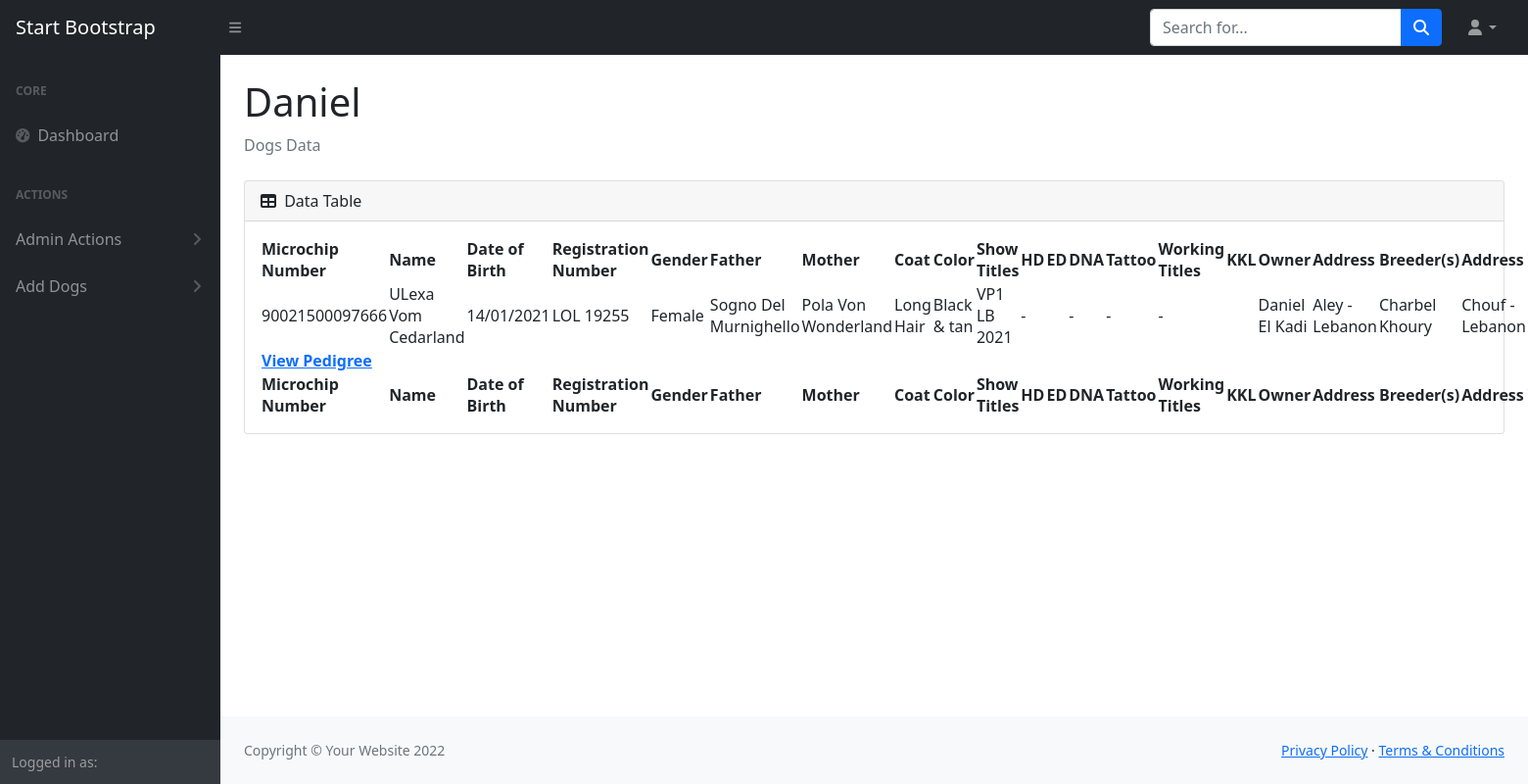
The page /view.php?fromPage=home&id=17 on the database its author committed.
### tables this page shows
CREATE TABLE `dogs` (
  `id` int(250) NOT NULL,
  `mn` varchar(250) NOT NULL,
  `dn` varchar(250) NOT NULL,
  `dob` varchar(250) NOT NULL,
  `drn` varchar(250) NOT NULL,
  `drn Others` varchar(250) NOT NULL,
  `dg` varchar(30) NOT NULL,
  `df` varchar(250) NOT NULL,
  `dm` varchar(250) NOT NULL,
  `dc` varchar(250) NOT NULL,
  `hc` varchar(250) NOT NULL,
  `st` varchar(250) NOT NULL,
  `hd` varchar(250) NOT NULL,
  `ed` varchar(250) NOT NULL,
  `dna` varchar(250) NOT NULL,
  `tat` varchar(250) NOT NULL,
  `wt` varchar(250) NOT NULL,
  `kkl` varchar(250) NOT NULL,
  `owner` varchar(250) NOT NULL,
  `oadd` varchar(250) NOT NULL,
  `badd` varchar(250) NOT NULL,
  `db` varchar(250) NOT NULL,
  `dp` varchar(250) NOT NULL,
  `addedby` varchar(250) NOT NULL
);

### include/connection.php (called while the page is built, shortened)
<?php
function exec_query($db,$query)
{
$con = mysqli_connect("localhost", "root", "","scbaupdated");
mysqli_query($con,"SET collation_connection = utf8_general_ci");
mysqli_set_charset($con,"utf8");
$r= mysqli_query($con,$query);
return $r;
}
?>

### view.php (the view, shortened to what this page needs)
<?php
include_once('head.php');
include_once('head2.php');
?>
        <div id="layoutSidenav">
            <div id="layoutSidenav_nav">
                <nav class="sb-sidenav accordion sb-sidenav-dark" id="sidenavAccordion">
                    <div class="sb-sidenav-menu">
                        <div class="nav">
                            <div class="sb-sidenav-menu-heading">Core</div>
                            <a class="nav-link" href="main.php">
                                <div class="sb-nav-link-icon"><i class="fas fa-tachometer-alt"></i></div>
                                Dashboard
                            </a>
                            <div class="sb-sidenav-menu-heading">Actions</div>
                            <a class="nav-link collapsed" href="#" data-bs-toggle="collapse" data-bs-target="#pagesCollapseAuth" aria-expanded="false" aria-controls="pagesCollapseAuth">
                                Admin Actions
                                <div class="sb-sidenav-collapse-arrow"><i class="fas fa-angle-down"></i></div>
                            </a>
                            <a class="nav-link collapsed" href="#" data-bs-toggle="collapse" data-bs-target="#pagesCollapseError" aria-expanded="false" aria-controls="pagesCollapseError">
                                Add Dogs
                                <div class="sb-sidenav-collapse-arrow"><i class="fas fa-angle-down"></i></div>
                            </a>
                        </div>
                    </div>
                    <div class="sb-sidenav-footer">
                        <div class="small">Logged in as:</div>
                    </div>
                </nav>
            </div>
            <div id="layoutSidenav_content">
                <main>
                    <div class="container-fluid px-4">
                        <h1 class="mt-4">Daniel</h1>
                        <ol class="breadcrumb mb-4">
                            <li class="breadcrumb-item active">Dogs Data</li>
                        </ol>
                        <div class="card mb-4">
                            <div class="card-header">
                                <i class="fas fa-table me-1"></i>
                                Data Table
                            </div>
                            <div class="card-body">
                                <table id="datatablesSimple">
                                    <thead>
                                        <tr>
                                            <th>Microchip Number</th>
											<th>Name</th>
											<th>Date of Birth</th>
											<th>Registration Number</th>
											<th>Gender</th>
											<th>Father</th>
											<th>Mother</th>
											<th>Coat</th>
											<th>Color</th>
											<th>Show Titles</th>
											<th>HD</th>
											<th>ED</th>
											<th>DNA</th>
											<th>Tattoo</th>
											<th>Working Titles</th>
											<th>KKL</th>
											<th>Owner</th>
											<th>Address</th>
											<th>Breeder(s)</th>
											<th>Address</th>
                                        </tr>
                                    </thead>
                                    <tfoot>
                                        <tr>
                                            <th>Microchip Number</th>
											<th>Name</th>
											<th>Date of Birth</th>
											<th>Registration Number</th>
											<th>Gender</th>
											<th>Father</th>
											<th>Mother</th>
											<th>Coat</th>
											<th>Color</th>
											<th>Show Titles</th>
											<th>HD</th>
											<th>ED</th>
											<th>DNA</th>
											<th>Tattoo</th>
											<th>Working Titles</th>
											<th>KKL</th>
											<th>Owner</th>
											<th>Address</th>
											<th>Breeder(s)</th>
											<th>Address</th>
                                        </tr>
                                    </tfoot>
                                    <tbody>
			                        <?php
					                    if(!empty($_GET['id'])){
											$id = $_GET['id'];
											$query = "Select * from dogs WHERE id =".$id;
											 $request = exec_query(DBNAME,$query);
											while($row=mysqli_fetch_array($request)){
												Print "<tr>";
												Print '<td>'.$row['mn']."</td>";
												Print '<td>'.$row['dn']."</td>";
												Print '<td>'.$row['dob']."</td>";
												Print '<td>'.$row['drn']."</td>";
												Print '<td>'.$row['dg']."</td>";
												Print '<td>'.$row['df']."</td>";
												Print '<td>'.$row['dm']."</td>";
												Print '<td>'.$row['dc']."</td>";
												Print '<td>'.$row['hc']."</td>";
												Print '<td>'.$row['st']."</td>";
												Print '<td>'.$row['hd']."</td>";
												Print '<td>'.$row['ed']."</td>";
												Print '<td>'.$row['dna']."</td>";
												Print '<td>'.$row['tat']."</td>";
												Print '<td>'.$row['wt']."</td>";
												Print '<td>'.$row['kkl']."</td>";
												Print '<td>'.$row['owner']."</td>";
												Print '<td>'.$row['oadd']."</td>";
												Print '<td>'.$row['db']."</td>";
												Print '<td>'.$row['badd']."</td>";
												Print "</tr>";
				                        }
												Print "<tr>";
												Print "<th colspan='21'><a href =\"pedigree.php?fromPage=pedigree&id=".$id."\">View Pedigree</a></th>";
												Print "</tr>";
									}
			                        ?>
                                    </tbody>
                                </table>
                            </div>
                        </div>
                    </div>
                </main>
<?php
include_once('footer.php');
?>

### rows shown on the page
dogs: mn "90021500097666", dn "ULexa Vom Cedarland", dob "14/01/2021", drn "LOL 19255", dg "Female", df "Sogno Del Murnighello", dm "Pola Von Wonderland", dc "Long Hair", hc "Black & tan", st "VP1 LB 2021", hd "-", dna "-", tat "-", wt "-", owner "Daniel El Kadi", oadd "Aley - Lebanon", db "Charbel Khoury", badd "Chouf - Lebanon"
